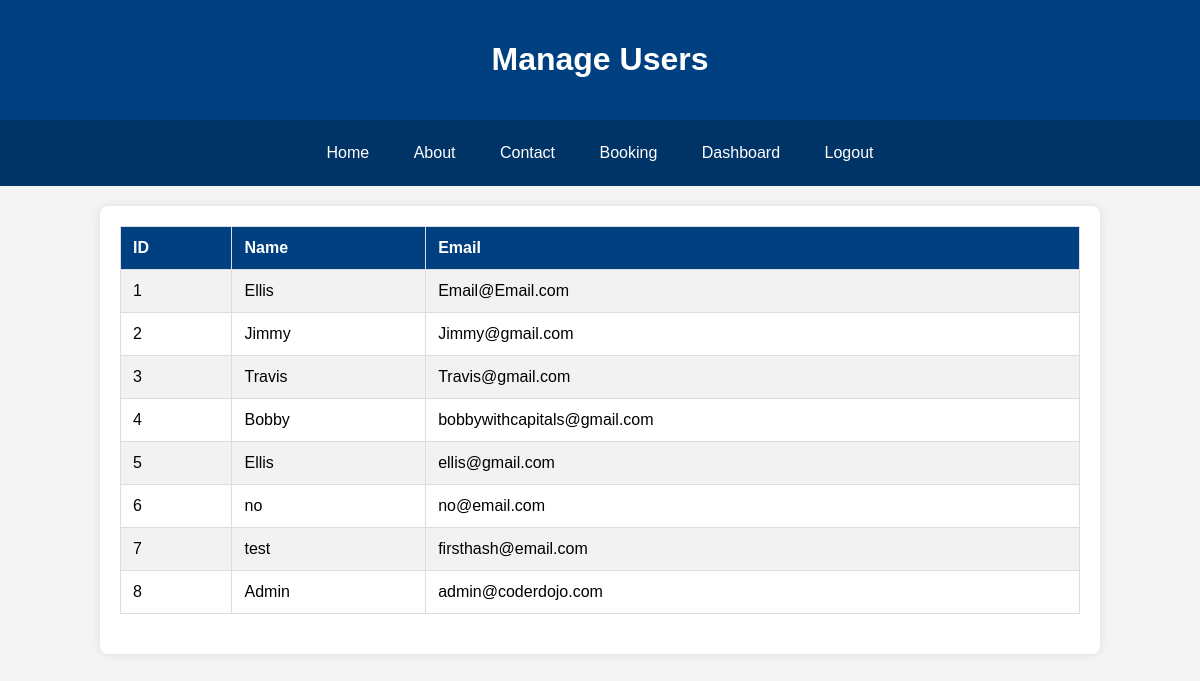
Page /manage_users (signed in) on the committed database.
### app.py (models this page shows, shortened)
class Login(UserMixin, db.Model):
    id = db.Column(db.Integer, primary_key=True)
    name = db.Column(db.String(100), nullable=False)
    email = db.Column(db.String(120), nullable=False, unique=True)
    password = db.Column(db.String(100), nullable=False)

### app.py (the view)
@app.route('/manage_users')
@login_required
def manage_users():
    if not current_user.email == 'admin@coderdojo.com':
        return redirect(url_for('home'))
    users = Login.query.all()
    return render_template('manage_users.html', users=users)

### app.py (called while the page is built)
@login_manager.user_loader
def load_user(user_id):
    return Login.query.get(int(user_id))

### templates/manage_users.html (shortened to what this page needs)
<!DOCTYPE html>
<html lang="en">
<head>
    <link rel="stylesheet" type="text/css" href="{{ url_for('static', filename='admin.css') }}">
</head>
<body>
    <header>
        <h1>Manage Users</h1>
    </header>
    <div class="navbar">
        <a href="{{ url_for('home') }}">Home</a>
        <a href="{{ url_for('about') }}">About</a>
        <a href="{{ url_for('contact') }}">Contact</a>
        <a href="{{ url_for('booking') }}">Booking</a>
        <a href="{{ url_for('admin_dashboard') }}">Dashboard</a>
        <a href="{{ url_for('logout') }}">Logout</a>
    </div>
    <div class="container">
        <table>
            <tr>
                <th>ID</th>
                <th>Name</th>
                <th>Email</th>
            </tr>
            {% for user in users %}
            <tr>
                <td>{{ user.id }}</td>
                <td>{{ user.name }}</td>
                <td>{{ user.email }}</td>
            </tr>
            {% endfor %}
        </table>
    </div>
</body>
</html>

### static/admin.css (style rules this page uses)
body { font-family: Arial, sans-serif; background-color: #f4f4f4; margin: 0; padding: 0; }
header { background-color: #004080; color: white; padding: 20px; text-align: center; }
.navbar { background-color: #003366; overflow: hidden; text-align: center; padding: 10px 0; }
.navbar a { color: white; text-align: center; padding: 14px 20px; text-decoration: none; display: inline-block; }
.container { width: 80%; margin: 20px auto; background-color: white; padding: 20px; box-shadow: 0 0 10px rgba(0, 0, 0, 0.1); border-radius: 8px; }
table { width: 100%; border-collapse: collapse; margin-bottom: 20px; }
table, th, td { border: 1px solid #ddd; }
th, td { padding: 12px; text-align: left; }
th { background-color: #004080; color: white; }
tr:nth-child(even) { background-color: #f2f2f2; }

### rows in the picture
Login: id "1", name "Ellis", email "Email@Email.com"
Login: id "2", name "Jimmy", email "Jimmy@gmail.com"
Login: id "3", name "Travis", email "Travis@gmail.com"
Login: id "4", name "Bobby", email "bobbywithcapitals@gmail.com"
Login: id "5", name "Ellis", email "ellis@gmail.com"
Login: id "6", name "no", email "no@email.com"
Login: id "7", name "test", email "firsthash@email.com"
Login: id "8", name "Admin", email "admin@coderdojo.com"
